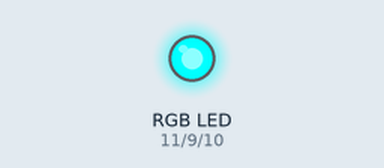
Simulated run of this sketch. Board: Arduino Uno, built with avr-gcc and run on an emulated ATmega328P. Parts: an RGB LED mixed from three pins (HIGH = lit).

Above: at 0.2 s.
At 1.2 s:
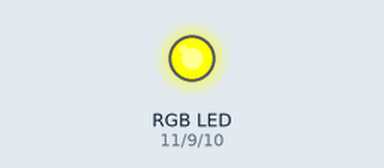
At 1.7 s:
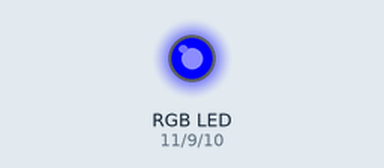
At 3.2 s:
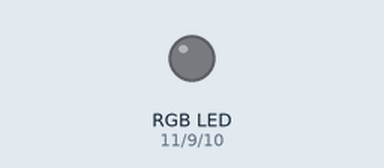
At 5.7 s:
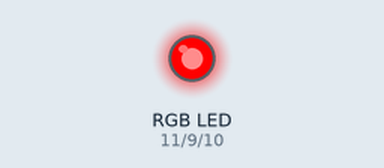
At 7.7 s:
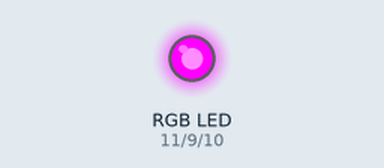
Timing chart, 0 to 8.1 s (numbered marks = the images above):
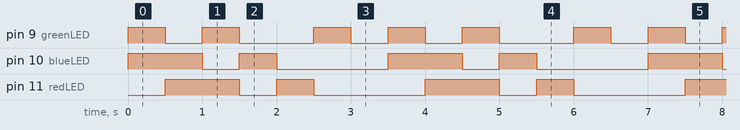

The sketch:

RGB_LED.ino
```cpp
// Declare the PWM LED pins
int redLED = 11;
int greenLED = 9;
int blueLED = 10;

void setup() {
// Declare the pins for the LED as Output
pinMode(redLED, OUTPUT);
pinMode(greenLED, OUTPUT);
pinMode(blueLED, OUTPUT);
} // A simple function to set the level for each color from 0 to 255
void setColor(int redValue, int greenValue, int blueValue){
  analogWrite(redLED, 255 - redValue);
  analogWrite(greenLED, 255 - greenValue);
  analogWrite(blueLED, 255 - blueValue);
}
void loop(){
  // Change a few colors
  setColor(255, 0, 0); // Red Color
  delay(500);
  setColor(0, 255, 0); // Green Color
  delay(500);
  setColor(0, 0, 255); // Blue Color
  delay(500);
  setColor(255, 255, 0); // Yellow
  delay(500);
  setColor(0, 255, 255); // Cyan
  delay(500);
  setColor(255, 0, 255); // Magenta
  delay(500);
  setColor(255, 255, 255); // White
  delay(500);
  }
```

Measured:
- by itself, pin 9 (greenLED): repeats every 3.5 s: LOW 0.50 s, HIGH 0.50 s, LOW 1.0 s, HIGH 0.50 s, LOW 0.50 s, HIGH 0.50 s
- by itself, pin 10 (blueLED), pin 11 (redLED): repeats every 3.5 s: LOW 0.50 s, HIGH 0.50 s, LOW 1.5 s, HIGH 1.0 s
- by itself, everything shown: repeats every 3.5 s, in 7 steps
